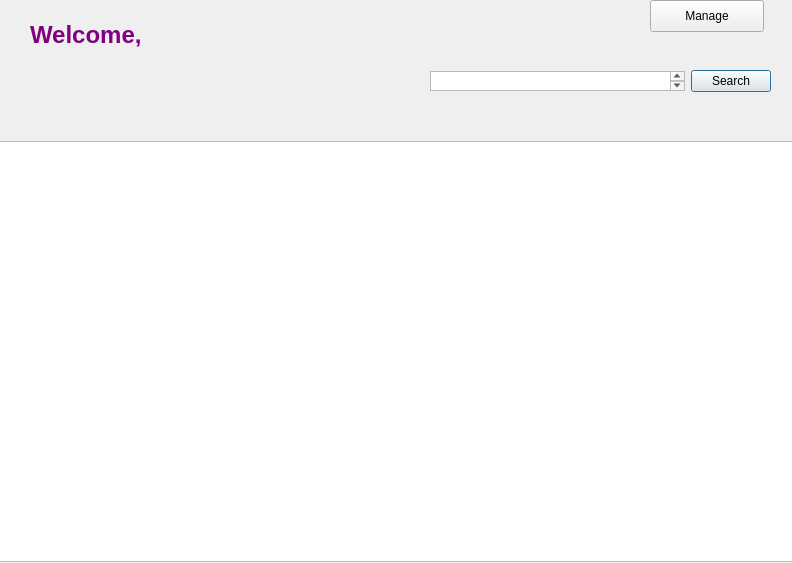
<?xml version="1.0" encoding="UTF-8"?>
<ui version="4.0">
 <class>Dialog</class>
 <widget class="QDialog" name="Dialog">
  <property name="geometry">
   <rect>
    <x>0</x>
    <y>0</y>
    <width>792</width>
    <height>563</height>
   </rect>
  </property>
  <property name="windowTitle">
   <string>Dialog</string>
  </property>
  <property name="styleSheet">
   <string notr="true">QDialog {background-image: url(///Users/kappa/Library/Containers/com.tencent.xinWeChat/Data/Library/Application Support/com.tencent.xinWeChat/2.0b4.0.9/1feec28dbcbbd41c908e5319f9080e3b/Message/MessageTemp/047868fcf45822c2e58d288b5fe5d070/File/editabletreemodel/img/IMG_2432.JPG)
}</string>
  </property>
  <widget class="QLabel" name="welcome_label">
   <property name="geometry">
    <rect>
     <x>30</x>
     <y>20</y>
     <width>181</width>
     <height>31</height>
    </rect>
   </property>
   <property name="styleSheet">
    <string notr="true">#welcome_label{
	color: purple
}</string>
   </property>
   <property name="text">
    <string>&lt;html&gt;&lt;head/&gt;&lt;body&gt;&lt;p&gt;&lt;span style=&quot; font-size:18pt; font-weight:600;&quot;&gt;Welcome, &lt;/span&gt;&lt;/p&gt;&lt;/body&gt;&lt;/html&gt;</string>
   </property>
  </widget>
  <widget class="QLabel" name="email_label">
   <property name="geometry">
    <rect>
     <x>20</x>
     <y>50</y>
     <width>201</width>
     <height>16</height>
    </rect>
   </property>
   <property name="styleSheet">
    <string notr="true">#email_label{
	color: purple;
}</string>
   </property>
   <property name="text">
    <string/>
   </property>
  </widget>
  <widget class="QWidget" name="horizontalLayoutWidget">
   <property name="geometry">
    <rect>
     <x>430</x>
     <y>40</y>
     <width>341</width>
     <height>83</height>
    </rect>
   </property>
   <layout class="QHBoxLayout" name="horizontalLayout">
    <item>
     <widget class="QTextEdit" name="textEdit">
      <property name="maximumSize">
       <size>
        <width>16777215</width>
        <height>20</height>
       </size>
      </property>
     </widget>
    </item>
    <item>
     <widget class="QPushButton" name="search_button">
      <property name="text">
       <string>Search</string>
      </property>
     </widget>
    </item>
   </layout>
  </widget>
  <widget class="QPushButton" name="manage_button">
   <property name="geometry">
    <rect>
     <x>650</x>
     <y>0</y>
     <width>114</width>
     <height>32</height>
    </rect>
   </property>
   <property name="text">
    <string>Manage</string>
   </property>
  </widget>
  <widget class="QListWidget" name="listWidget">
   <property name="geometry">
    <rect>
     <x>-5</x>
     <y>141</y>
     <width>811</width>
     <height>421</height>
    </rect>
   </property>
  </widget>
 </widget>
 <tabstops>
  <tabstop>textEdit</tabstop>
  <tabstop>search_button</tabstop>
 </tabstops>
 <resources/>
 <connections/>
</ui>
